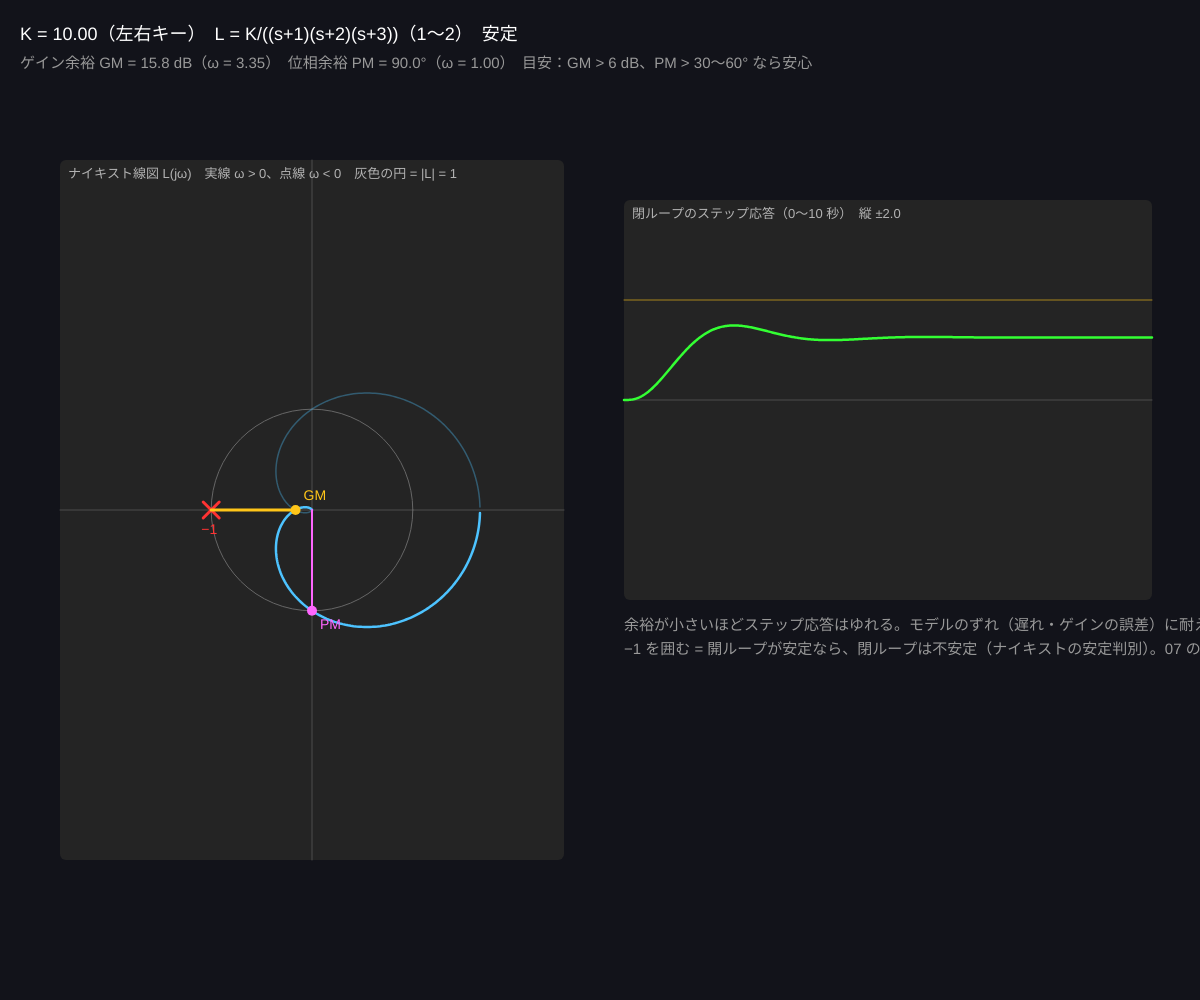
Frame 1 (no input)
Frame 60 (no input): identical to frame 1, image omitted
Frame 120 (the mouse pressed at the canvas centre since frame 60): identical to frame 1, image omitted

The p5.js sketch that drew this single still picture (run headless with seeded random() and noise() and a simulated clock; from frame 60 on, the mouse is pressed at the canvas centre):

// p5.js sketch
// ── sketch.js
// ============================================
// 09 ナイキスト線図と安定余裕
// 開ループ L(jω) を ω = 0 → ∞ で複素平面に描く。曲線が −1 の点を囲まなければ閉ループは安定
//   ゲイン余裕 GM：位相が −180° のとき、あと何倍ゲインを上げると −1 に届くか（dB）
//   位相余裕 PM：ゲインが 1 のとき、あと何度遅れると −1 に届くか（度）
// 左右キー = K / 1〜2 でプラント / 右はステップ応答
// ============================================

let plant = 1;
let K = 10; // ★ ループゲイン
let num = [1], den = [1];
let curve = [], GM = Infinity, PM = Infinity, wGM = 0, wPM = 0;
let stepResp = [], stable = true;
let names = ['', 'L = K/((s+1)(s+2)(s+3))', 'L = K/(s(s+1)(s+2))'];
let px, py, pw, pH, range = 2.5;

function setup() {
  createCanvas(windowWidth, windowHeight);
  colorMode(HSB, 360, 100, 100, 100);
  makePlant();
}

function makePlant() {
  if (plant === 1) { num = [1]; den = polyMul([1, 1], polyMul([2, 1], [3, 1])); }
  else { num = [1]; den = polyMul([0, 1], polyMul([1, 1], [2, 1])); }
  updateK();
}

function updateK() {
  // ★ ω を対数で動かして L(jω) を集める
  curve = []; GM = Infinity; PM = Infinity; wGM = 0; wPM = 0;
  let prevPh = null, prevMag = null, prevW = 0;
  for (let i = 0; i <= 600; i++) {
    let w = pow(10, map(i, 0, 600, -2, 3));
    let L = evalTF(polyScale(num, K), den, w);
    let mag = cabs(L), ph = degrees(atan2(L[1], L[0]));
    if (prevPh !== null) { while (ph - prevPh > 180) ph -= 360; while (ph - prevPh < -180) ph += 360; }
    else if (ph > 0) ph -= 360;
    curve.push({ w, re: L[0], im: L[1], mag, ph });
    // 位相 −180° を横切る ω → ゲイン余裕
    if (prevPh !== null && prevPh > -180 && ph <= -180 && wGM === 0) { wGM = w; GM = -20 * Math.log10(max(mag, 1e-12)); }
    // ゲイン 1 を横切る ω → 位相余裕
    if (prevMag !== null && prevMag > 1 && mag <= 1 && wPM === 0) { wPM = w; PM = 180 + ph; }
    prevPh = ph; prevMag = mag; prevW = w;
  }
  let charPoly = polyAdd(den, polyScale(num, K));
  stable = GM > 0 && PM > 0;
  stepResp = stepResponse(polyScale(num, K), charPoly, 10);
}

function draw() {
  background(230, 30, 10);
  px = width * 0.05; py = height * 0.16; pw = width * 0.42; pH = height * 0.7;
  // ---- 複素平面
  noStroke(); fill(0, 0, 14); rect(px, py, pw, pH, 6);
  stroke(0, 0, 30); strokeWeight(1);
  line(nx(0), py, nx(0), py + pH); line(px, ny(0), px + pw, ny(0));
  noFill(); stroke(0, 0, 40); circle(nx(0), ny(0), 2 * (nx(1) - nx(0))); // 単位円
  // 曲線（ω > 0 を実線、ω < 0 を鏡写しの点線）
  for (let pass = 0; pass < 2; pass++) {
    stroke(200, 70, 100, pass === 0 ? 100 : 35); strokeWeight(pass === 0 ? 2.5 : 1.5); noFill();
    beginShape();
    for (let c of curve) {
      let re = constrain(c.re, -range * 3, range * 3), im = constrain(pass === 0 ? c.im : -c.im, -range * 3, range * 3);
      vertex(nx(re), ny(im));
    }
    endShape();
  }
  // 向きの矢印（ω が増える向き）
  let mid = curve[floor(curve.length * 0.4)];
  noStroke(); fill(200, 70, 100); if (mid) circle(nx(constrain(mid.re, -range * 3, range * 3)), ny(constrain(mid.im, -range * 3, range * 3)), 8);
  // −1 の点
  stroke(0, 80, 100); strokeWeight(3);
  line(nx(-1) - 8, ny(0) - 8, nx(-1) + 8, ny(0) + 8); line(nx(-1) - 8, ny(0) + 8, nx(-1) + 8, ny(0) - 8);
  noStroke(); fill(0, 80, 100); textSize(14); text('−1', nx(-1) - 10, ny(0) + 24);
  // 余裕の印
  if (wGM > 0) {
    let c = curve.find((q) => q.w >= wGM);
    stroke(45, 90, 100); strokeWeight(3); line(nx(-1), ny(0), nx(c.re), ny(0));
    noStroke(); fill(45, 90, 100); circle(nx(c.re), ny(0), 10);
    text('GM', nx(c.re) + 8, ny(0) - 10);
  }
  if (wPM > 0) {
    let c = curve.find((q) => q.w >= wPM);
    stroke(300, 60, 100); strokeWeight(2); line(nx(0), ny(0), nx(c.re), ny(c.im));
    noStroke(); fill(300, 60, 100); circle(nx(c.re), ny(c.im), 10);
    text('PM', nx(c.re) + 8, ny(c.im) + 18);
  }
  noStroke(); fill(0, 0, 70); textSize(13);
  text('ナイキスト線図 L(jω)　実線 ω > 0、点線 ω < 0　灰色の円 = |L| = 1', px + 8, py + 18);

  // ---- ステップ応答
  let gx = width * 0.52, gy = height * 0.2, gw = width * 0.44, gh = height * 0.4;
  let peakAbs = 2;
  for (let v of stepResp) peakAbs = max(peakAbs, abs(v));
  peakAbs = min(peakAbs, 20);
  noStroke(); fill(0, 0, 14); rect(gx, gy, gw, gh, 6);
  stroke(0, 0, 30); strokeWeight(1);
  line(gx, map(0, -peakAbs, peakAbs, gy + gh, gy), gx + gw, map(0, -peakAbs, peakAbs, gy + gh, gy));
  stroke(45, 90, 100, 60); line(gx, map(1, -peakAbs, peakAbs, gy + gh, gy), gx + gw, map(1, -peakAbs, peakAbs, gy + gh, gy));
  stroke(stable ? 120 : 0, 80, 100); strokeWeight(2.5); noFill();
  beginShape();
  for (let i = 0; i < stepResp.length; i++) vertex(map(i, 0, stepResp.length - 1, gx, gx + gw), map(constrain(stepResp[i], -peakAbs, peakAbs), -peakAbs, peakAbs, gy + gh, gy));
  endShape();
  noStroke(); fill(0, 0, 70); textSize(13);
  text('閉ループのステップ応答（0〜10 秒）　縦 ±' + nf(peakAbs, 1, 1), gx + 8, gy + 18);

  noStroke();
  fill(0, 0, 100);
  textSize(18);
  text('K = ' + nf(K, 1, 2) + '（左右キー）　' + names[plant] + '（1〜2）　' + (stable ? '安定' : '不安定！'), 20, 40);
  fill(0, 0, 60);
  textSize(15);
  text('ゲイン余裕 GM = ' + (isFinite(GM) ? nf(GM, 1, 1) + ' dB（ω = ' + nf(wGM, 1, 2) + '）' : '∞') + '　位相余裕 PM = ' + (isFinite(PM) ? nf(PM, 1, 1) + '°（ω = ' + nf(wPM, 1, 2) + '）' : '∞') + '　目安：GM > 6 dB、PM > 30〜60° なら安心', 20, 68);
  fill(0, 0, 60);
  text('余裕が小さいほどステップ応答はゆれる。モデルのずれ（遅れ・ゲインの誤差）に耐えられる「のりしろ」が安定余裕', gx, gy + gh + 30);
  text('−1 を囲む = 開ループが安定なら、閉ループは不安定（ナイキストの安定判別）。07 のボード線図と同じ情報を 1 枚の絵で', gx, gy + gh + 54);
}

function nx(re) { return map(re, -range, range, px, px + pw); }
function ny(im) { return map(im, -range * (pH / pw), range * (pH / pw), py + pH, py); }

function keyPressed() {
  if (key === RIGHT_ARROW) { K = min(K * 1.15, 500); updateK(); }
  if (key === LEFT_ARROW) { K = max(K / 1.15, 0.1); updateK(); }
  if (key === '1' || key === '2') { plant = int(key); makePlant(); }
}

// ---------- やってみよう ----------
// 1. K を上げて GM が 0 dB になる瞬間（K ≈ 60）、曲線が −1 を通る。ステップ応答はどうなっている？
// 2. PM が 60° くらいになる K を探す。応答はゆれる？ 30° では？
// 3. プラント 2（積分器）は ω → 0 で曲線が無限遠へ。K = 6 で限界になることを確かめる
// 4. 自分で den に (0.1s + 1) をかける（小さな遅れを追加）。余裕はどれだけ減る？


// ==================================================
// ここから下は「複素数・多項式・応答の道具」です
// ==================================================
function cmul(a, b) { return [a[0] * b[0] - a[1] * b[1], a[0] * b[1] + a[1] * b[0]]; }
function cdiv(a, b) { let d = b[0] * b[0] + b[1] * b[1] + 1e-30; return [(a[0] * b[0] + a[1] * b[1]) / d, (a[1] * b[0] - a[0] * b[1]) / d]; }
function cabs(a) { return Math.sqrt(a[0] * a[0] + a[1] * a[1]); }
function polyMul(a, b) {
  let out = new Array(a.length + b.length - 1).fill(0);
  for (let i = 0; i < a.length; i++) for (let j = 0; j < b.length; j++) out[i + j] += a[i] * b[j];
  return out;
}
function polyAdd(a, b) { let out = []; for (let i = 0; i < max(a.length, b.length); i++) out.push((a[i] || 0) + (b[i] || 0)); return out; }
function polyScale(a, k) { return a.map((v) => v * k); }
function polyEvalC(c, s) {
  let acc = [0, 0];
  for (let i = c.length - 1; i >= 0; i--) acc = [cmul(acc, s)[0] + c[i], cmul(acc, s)[1]];
  return acc;
}
function evalTF(num, den, w) { return cdiv(polyEvalC(num, [0, w]), polyEvalC(den, [0, w])); }
// ステップ応答：伝達関数 b(s)/a(s)（可制御正準形で積分、T 秒）
function stepResponse(b, a, T) {
  let n = a.length - 1, an = a[n];
  let z = new Array(n).fill(0), out = [];
  let h = 0.002, steps = round(T / h), every = max(1, floor(steps / 500));
  for (let k = 0; k < steps; k++) {
    let top = 1;
    for (let i = 0; i < n; i++) top -= a[i] * z[i];
    top /= an;
    for (let i = 0; i < n - 1; i++) z[i] += z[i + 1] * h;
    z[n - 1] += top * h;
    let y = 0;
    for (let i = 0; i < n && i < b.length; i++) y += b[i] * z[i];
    for (let i = 0; i < n; i++) z[i] = constrain(z[i], -1e6, 1e6);
    if (k % every === 0) out.push(constrain(y, -1e6, 1e6));
  }
  return out;
}
